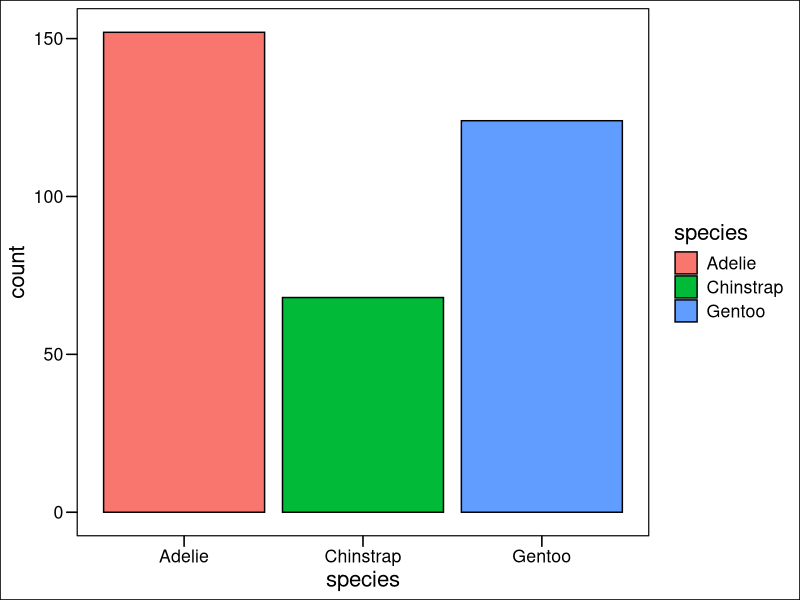
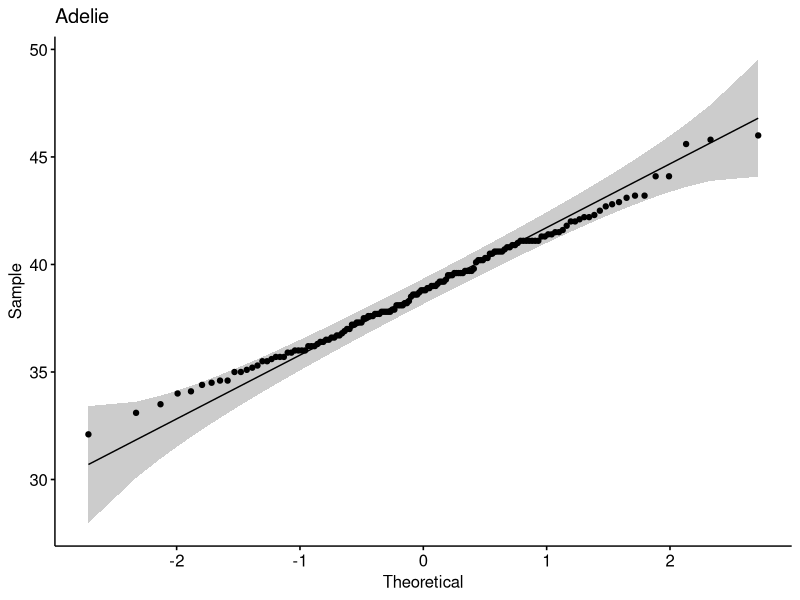
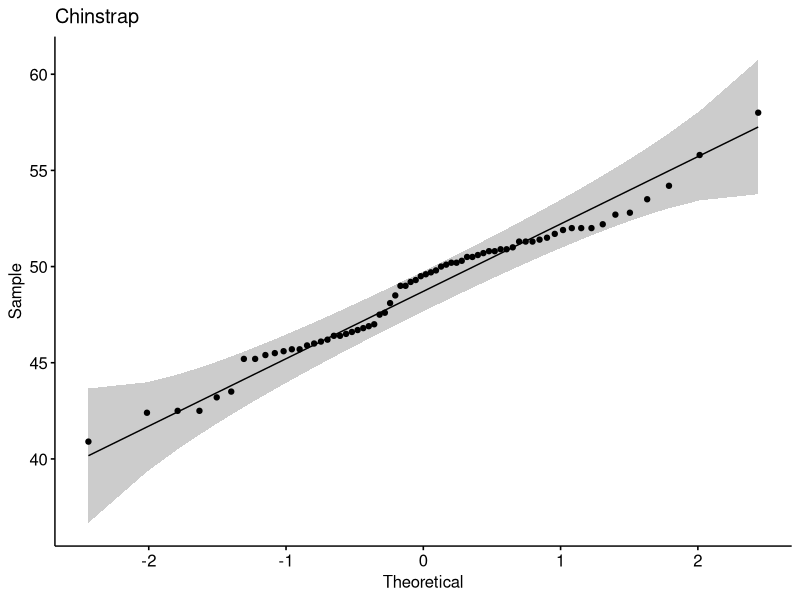
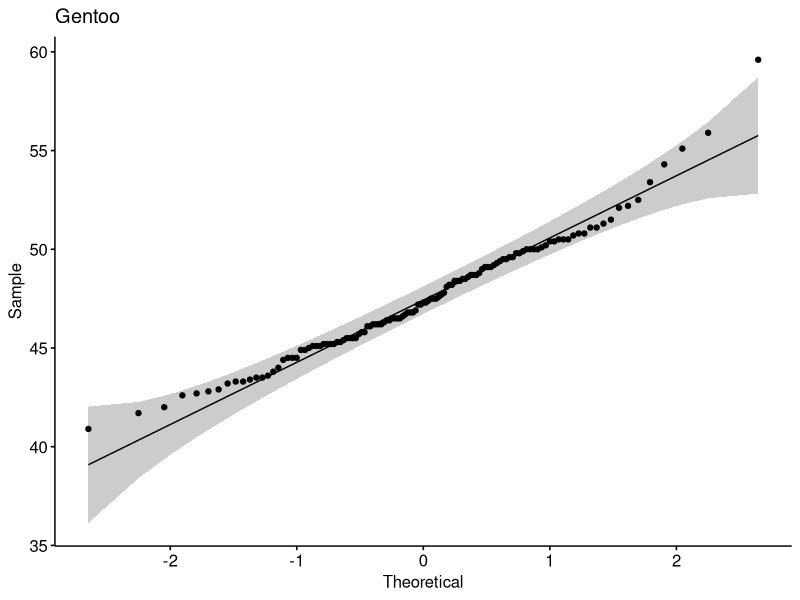
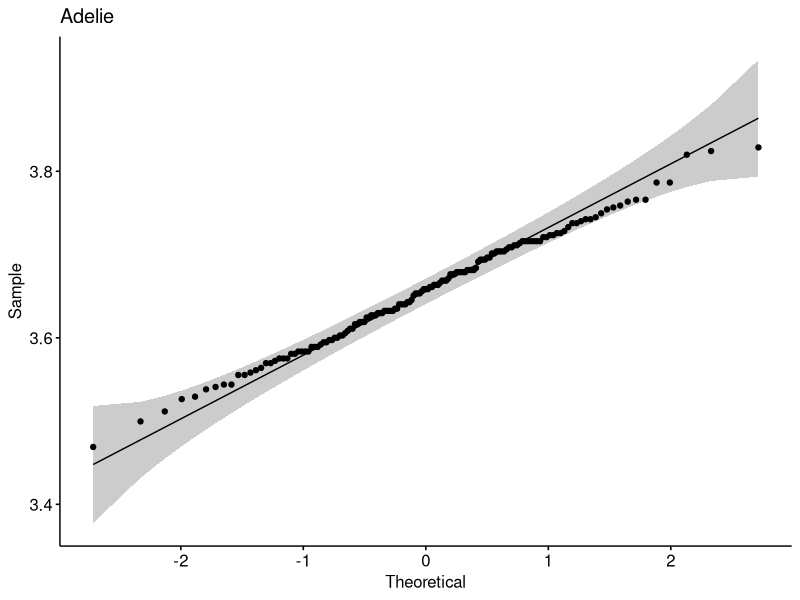
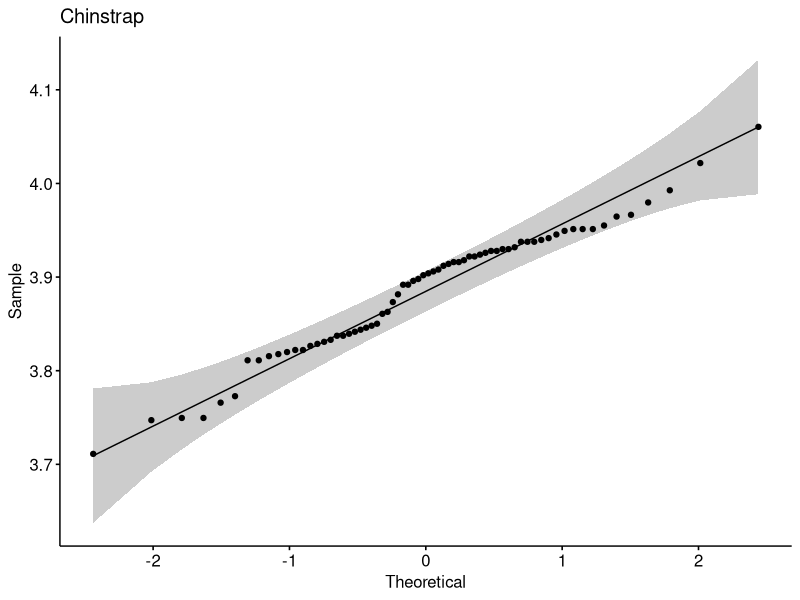
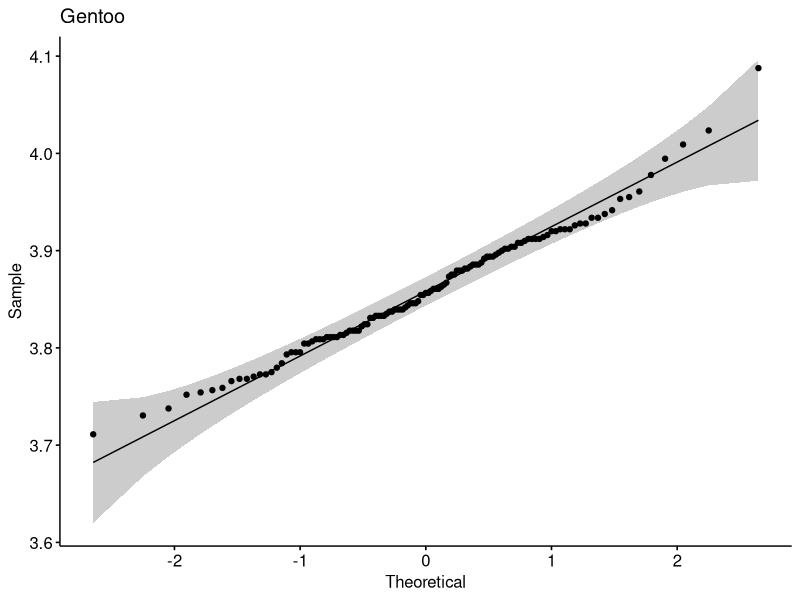

Write the R code that produced these figures, in order.
## ---- chunk 1
library(tidyverse)
library(palmerpenguins)

df <- palmerpenguins::penguins
names(df)
## ---- chunk 2
unique(df$species)
## ---- chunk 3
table(df$species)
## ---- chunk 4
library(ggthemes)

# make grouping variable a factor
df$species <- as.factor(df$species)

ggplot() + 
  geom_bar(data = df, mapping = aes(x = species, fill = species), 
           colour = "black") +
  ggthemes::theme_base()
## ---- chunk 5
library(ggpubr)

# first filter the data
adelie <- df %>% 
  dplyr::filter(species == "Adelie")
chin <- df %>% 
  dplyr::filter(species == "Chinstrap")
gentoo <- df %>% 
  dplyr::filter(species == "Gentoo")

# plot qq-plots for each one
ggpubr::ggqqplot(adelie$bill_length_mm, main = "Adelie")
ggpubr::ggqqplot(chin$bill_length_mm, main = "Chinstrap")
ggpubr::ggqqplot(gentoo$bill_length_mm, main = "Gentoo")
## ---- chunk 6
stats::shapiro.test(adelie$bill_length_mm)
stats::shapiro.test(chin$bill_length_mm)
stats::shapiro.test(gentoo$bill_length_mm)
## ---- chunk 7
adelie <- adelie %>% 
  dplyr::mutate(
    log_length = log(bill_length_mm)
  )
chin <- chin %>% 
  dplyr::mutate(
    log_length = log(bill_length_mm)
  )
gentoo <- gentoo %>% 
  dplyr::mutate(
    log_length = log(bill_length_mm)
  )
## ---- chunk 8
# plot qq-plots for each one
ggpubr::ggqqplot(adelie$log_length, main = "Adelie")
ggpubr::ggqqplot(chin$log_length, main = "Chinstrap")
ggpubr::ggqqplot(gentoo$log_length, main = "Gentoo")
## ---- chunk 9
stats::shapiro.test(adelie$log_length)
stats::shapiro.test(chin$log_length)
stats::shapiro.test(gentoo$log_length)
## ---- chunk 10
bill_data <- data.frame(
  log_length = c(adelie$log_length, chin$log_length, gentoo$log_length),
  species = as.factor(c(
    # first for the adelie species since it's the first in the vector above
    rep("adelie", length(adelie$log_length)), 
    rep("chin", length(chin$log_length)),
    rep("gentoo", length(gentoo$log_length))
  ))
)

# let's look at the summary of the df
summary(bill_data)
## ---- chunk 11
stats::bartlett.test(log_length ~ species, data = bill_data)
